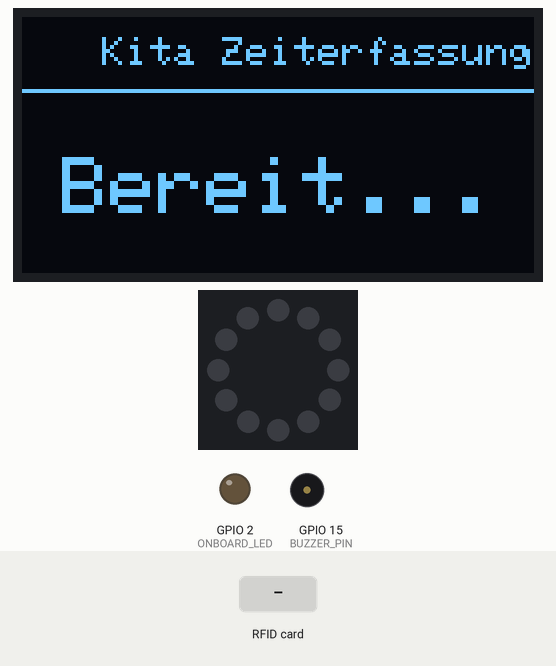
This sketch was run on a simulated ESP32-C6. Parts: 128×64 one-colour display, 12 RGB LEDs in a ring, first at the top, clockwise, output pins drawn as LEDs (lit = HIGH), buzzer (waves = sounding, pin HIGH). The inputs (shaded band) are chosen by the test bench. Dim RGB values are drawn brighter than linear; WiFi joins after 1.5 s; servers stay silent unless stated; uploads are accepted with an empty reply; what the sketch prints to the serial monitor is not drawn.

Above: at 3.7 s.
3.8 s: RFID card 8F CA 39 1F held to the reader
At 4.5 s:
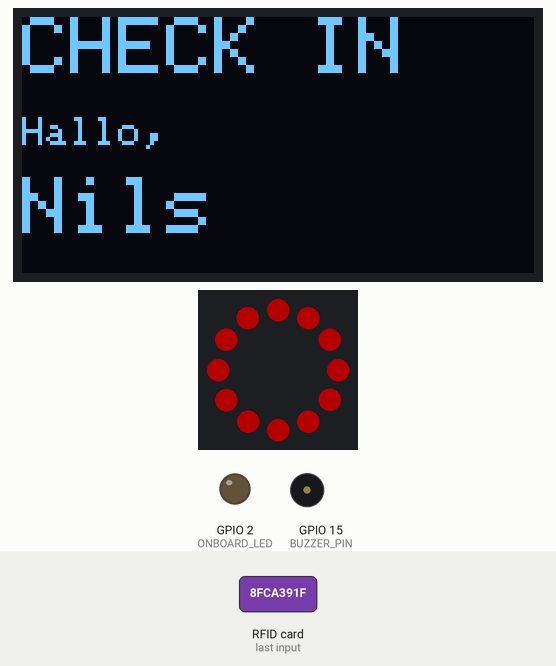
6.4 s: RFID card 16 38 04 7A 74 BC 3D held to the reader
At 7.7 s:
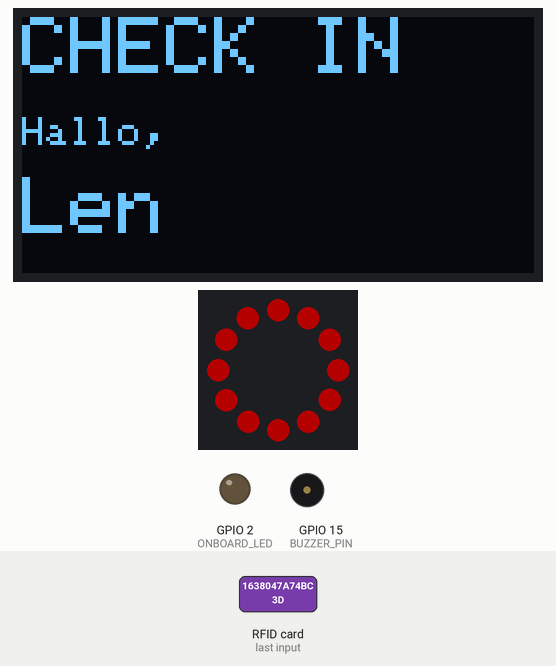
8.5 s: RFID card 04 A3 BD 1F 21 02 89 held to the reader
At 10.8 s:
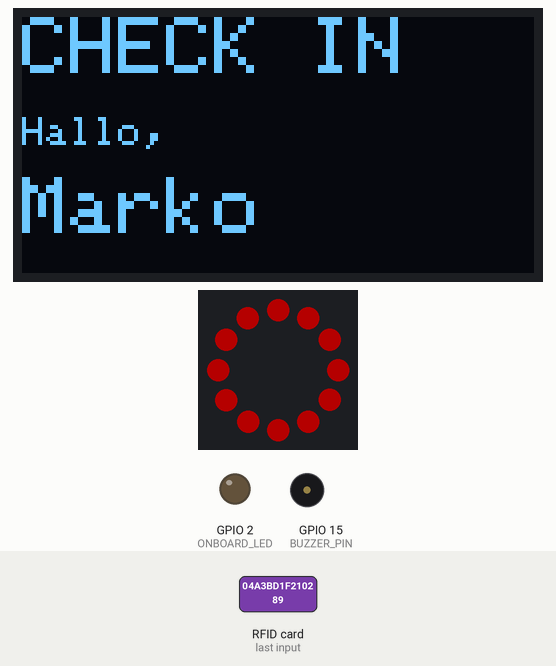
11.5 s: RFID card 5E 7A 19 C4 held to the reader
At 13.9 s:
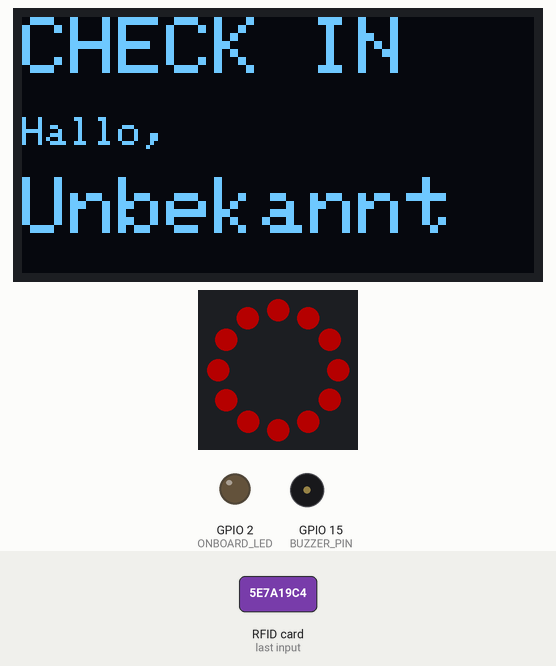
14.5 s: RFID card 8F CA 39 1F held to the reader
At 17.2 s:
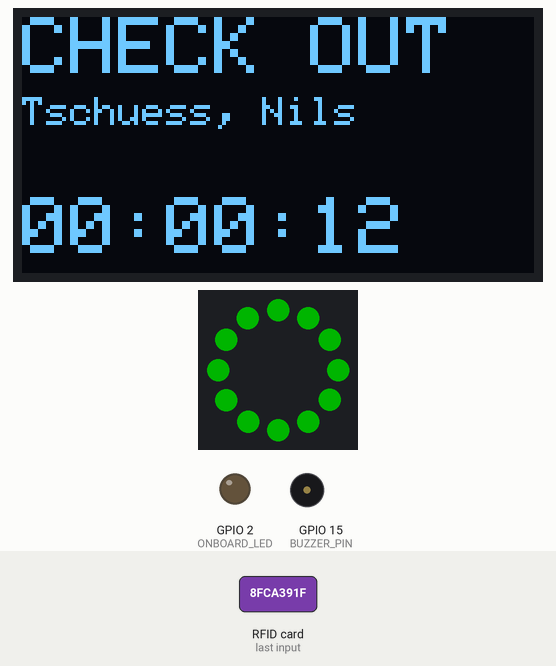
20.5 s: RFID card 16 38 04 7A 74 BC 3D held to the reader
At 23.3 s:
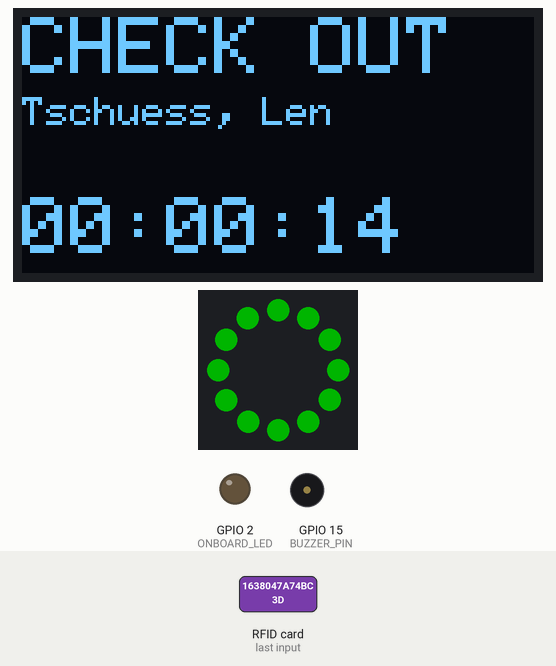
Timing chart, 0 to 24.5 s (numbered marks = the images above; inputs shaded):
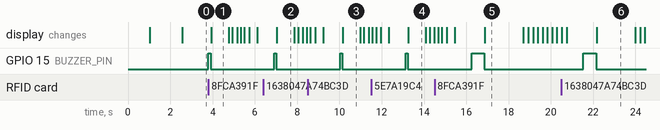

Measured:
- after the input at 3.8 s, GPIO 15 (BUZZER_PIN): LOW → HIGH at once, → LOW 0.10 s later; the display: changes after 0.13 s (image 1)
- after the input at 6.4 s, GPIO 15 (BUZZER_PIN): LOW → HIGH after 0.52 s, → LOW 0.10 s later; the display: changes after 0.64 s (image 2)
- after the input at 8.5 s, GPIO 15 (BUZZER_PIN): LOW → HIGH after 1.5 s, → LOW 0.10 s later; the display: first differs from a run without the input after 1.7 s (image 3)
- after the input at 11.5 s, GPIO 15 (BUZZER_PIN): LOW → HIGH after 1.6 s, → LOW 0.10 s later; the display: first differs from a run without the input after 1.8 s (image 4)
- after the input at 14.5 s, GPIO 15 (BUZZER_PIN): LOW → HIGH after 1.8 s, → LOW 0.60 s later; the display: first differs from a run without the input after 2.4 s (image 5)
- after the input at 20.5 s, GPIO 15 (BUZZER_PIN): LOW → HIGH after 1.0 s, → LOW 0.60 s later; the display: first differs from a run without the input after 1.7 s (image 6)
- what the display in image 1 shows lasts 0.9 s, from 3.9 s to 4.8 s

The sketch:

esp32_zeiterfassung.ino
```cpp
/*
 * ClockedIn – Kita Zeiterfassung (ESP32-C6 + PN532 + OLED + NeoPixel)
 * Sendet Check-In/Check-Out an: https://im4.nkstudios.ch/api/load.php
 *
 * In phpMyAdmin / newuser.html: users.card_id = UID unten (Großbuchstaben).
 * Optional auf dem Server: SetEnv DEVICE_API_KEY "..." + Header X-Device-Key unten.
 */

#include <Wire.h>
#include <Adafruit_PN532.h>
#include <Adafruit_GFX.h>
#include <Adafruit_SSD1306.h>
#include <Adafruit_NeoPixel.h>
#include <WiFi.h>
#include <WiFiClientSecure.h>
#include <HTTPClient.h>
#include <Arduino_JSON.h>

// ── WLAN & Server ─────────────────────────────────────────────
const char* WLAN_SSID     = "tinkergarden";
const char* WLAN_PASSWORT = "strenggeheim";

// Muss mit deinem FTP-Deploy übereinstimmen (api/load.php im Projekt)
const char* SERVER_URL = "https://im4.nkstudios.ch/api/load.php";

// Leer lassen wenn DEVICE_API_KEY auf dem Server nicht gesetzt ist
const char* DEVICE_API_KEY = "";

bool isWlanConnected = false;

// ── Mitarbeiter: UID (NFC) → Anzeigename ──────────────────────
// card_id in MySQL muss exakt diese UID sein (Großbuchstaben)
struct BekannterMitarbeiter {
  const char* uid;
  const char* name;
};

BekannterMitarbeiter mitarbeiterListe[] = {
  {"8FCA391F",       "Nils"},
  {"1638047A74BC3D", "Len"},
  {"04A3BD1F210289", "Marko"},
  {"0453E522210289", "Bomboraas"},
};
const int ANZAHL_MITARBEITER = 4;

// ── Pins (ESP32-C6) ───────────────────────────────────────────
#define PN532_SDA      21
#define PN532_SCL      22
#define LED_RING_PIN   10
#define LED_RING_COUNT 12
#define ONBOARD_LED     2
#define BUZZER_PIN     15

#define SCREEN_WIDTH  128
#define SCREEN_HEIGHT 64

TwoWire I2C_DISPLAY = TwoWire(1);
Adafruit_SSD1306 display(SCREEN_WIDTH, SCREEN_HEIGHT, &I2C_DISPLAY, -1);

TwoWire I2C_NFC = TwoWire(0);
Adafruit_PN532 nfc(PN532_SDA, PN532_SCL, &I2C_NFC);

Adafruit_NeoPixel ring(LED_RING_COUNT, LED_RING_PIN, NEO_GRB + NEO_KHZ800);

// ── Lokale Check-In-State (Display / Dauer bis Checkout) ─────
struct CardRecord {
  String uid;
  unsigned long checkInTime;
  bool checkedIn;
};

const int MAX_CARDS = 20;
CardRecord cards[MAX_CARDS];
int cardCount = 0;

WiFiClientSecure wifiTLS;

// ── Hilfsfunktionen ───────────────────────────────────────────
String bytesToUID(uint8_t* uid, uint8_t uidLength) {
  String result = "";
  for (uint8_t i = 0; i < uidLength; i++) {
    if (uid[i] < 0x10) result += "0";
    result += String(uid[i], HEX);
  }
  result.toUpperCase();
  return result;
}

String getNameZurUID(const String& uid) {
  for (int i = 0; i < ANZAHL_MITARBEITER; i++) {
    if (uid.equalsIgnoreCase(mitarbeiterListe[i].uid)) {
      return String(mitarbeiterListe[i].name);
    }
  }
  return "Unbekannt";
}

String formatMillis(unsigned long ms) {
  unsigned long totalSec = ms / 1000;
  unsigned long h = totalSec / 3600;
  unsigned long m = (totalSec % 3600) / 60;
  unsigned long s = totalSec % 60;
  char buf[12];
  snprintf(buf, sizeof(buf), "%02lu:%02lu:%02lu", h, m, s);
  return String(buf);
}

CardRecord* findCard(const String& uid) {
  for (int i = 0; i < cardCount; i++) {
    if (cards[i].uid == uid) return &cards[i];
  }
  return nullptr;
}

void connectWiFi() {
  Serial.printf("\nVerbinde mit WLAN %s ...\n", WLAN_SSID);
  WiFi.mode(WIFI_STA);
  WiFi.begin(WLAN_SSID, WLAN_PASSWORT);

  int attempts = 0;
  while (WiFi.status() != WL_CONNECTED && attempts < 40) {
    delay(500);
    Serial.print(".");
    attempts++;
  }

  if (WiFi.status() == WL_CONNECTED) {
    Serial.printf("\nWiFi OK – IP: %s\n", WiFi.localIP().toString().c_str());
    isWlanConnected = true;
  } else {
    Serial.println("\nWLAN fehlgeschlagen.");
    isWlanConnected = false;
  }
}

bool checkWLAN() {
  if (WiFi.status() != WL_CONNECTED) {
    if (isWlanConnected) {
      Serial.println("WLAN weg – Reconnect...");
      isWlanConnected = false;
    }
    connectWiFi();
    return WiFi.status() == WL_CONNECTED;
  }
  return true;
}

// ── Server: api/load.php ──────────────────────────────────────
bool datenAnServerSenden(const String& name, const String& uid, const String& aktion, unsigned long dauerSek) {
  if (!checkWLAN()) {
    Serial.println("Kein WLAN – nicht gesendet.");
    return false;
  }

  JSONVar payload;
  payload["mitarbeiter"]      = name;
  payload["uid"]              = uid;
  payload["aktion"]           = aktion;
  payload["dauer_sekunden"]   = (int)dauerSek;

  String jsonString = JSON.stringify(payload);
  Serial.println("POST " + String(SERVER_URL));
  Serial.println(jsonString);

  HTTPClient http;
  if (!http.begin(wifiTLS, SERVER_URL)) {
    Serial.println("http.begin fehlgeschlagen.");
    return false;
  }

  http.addHeader("Content-Type", "application/json");
  if (strlen(DEVICE_API_KEY) > 0) {
    http.addHeader("X-Device-Key", DEVICE_API_KEY);
  }

  int code = http.POST(jsonString);
  String response = http.getString();
  http.end();

  Serial.printf("HTTP %d\n", code);
  if (response.length() > 0) {
    Serial.println("Antwort: " + response);
  }

  return (code >= 200 && code < 300);
}

// ── LED ───────────────────────────────────────────────────────
void setRingColor(uint32_t color) {
  for (int i = 0; i < LED_RING_COUNT; i++) {
    ring.setPixelColor(i, color);
  }
  ring.show();
}

// ── Display / Daumenkino ──────────────────────────────────────
void drawHeart(int x, int y, int size) {
  display.fillCircle(x - size, y - size, size, SSD1306_WHITE);
  display.fillCircle(x + size, y - size, size, SSD1306_WHITE);
  display.fillTriangle(x - size * 2, y - size + 1, x + size * 2, y - size + 1, x, y + size * 2, SSD1306_WHITE);
}

void drawWavingGuy(int frame) {
  display.fillCircle(64, 20, 8, SSD1306_WHITE);
  display.drawLine(64, 28, 64, 48, SSD1306_WHITE);
  display.drawLine(64, 32, 50, 42, SSD1306_WHITE);
  display.drawLine(64, 48, 54, 63, SSD1306_WHITE);
  display.drawLine(64, 48, 74, 63, SSD1306_WHITE);
  if (frame == 0) {
    display.drawLine(64, 32, 80, 22, SSD1306_WHITE);
  } else {
    display.drawLine(64, 32, 82, 34, SSD1306_WHITE);
  }
}

void showCheckIn(const String& name) {
  display.clearDisplay();
  display.setTextSize(2);
  display.setTextColor(SSD1306_WHITE);
  display.setCursor(0, 0);
  display.println("CHECK IN");
  display.setTextSize(1);
  display.setCursor(0, 25);
  display.println("Hallo,");
  display.setTextSize(2);
  display.setCursor(0, 40);
  display.println(name);
  display.display();
  delay(800);

  for (int i = 0; i < 2; i++) {
    display.clearDisplay();
    drawHeart(64, 30, 8);
    display.display();
    delay(150);
    display.clearDisplay();
    drawHeart(64, 30, 14);
    display.display();
    delay(200);
    display.clearDisplay();
    drawHeart(64, 30, 6);
    display.display();
    delay(150);
  }
}

void showCheckOut(const String& name, unsigned long duration) {
  display.clearDisplay();
  display.setTextSize(2);
  display.setTextColor(SSD1306_WHITE);
  display.setCursor(0, 0);
  display.println("CHECK OUT");
  display.setTextSize(1);
  display.setCursor(0, 20);
  display.println("Tschuess, " + name);
  display.setCursor(0, 45);
  display.setTextSize(2);
  display.println(formatMillis(duration));
  display.display();
  delay(1800);

  for (int i = 0; i < 4; i++) {
    display.clearDisplay();
    drawWavingGuy(0);
    display.display();
    delay(200);
    display.clearDisplay();
    drawWavingGuy(1);
    display.display();
    delay(200);
  }
  display.clearDisplay();
  display.display();
}

void showReady() {
  display.clearDisplay();
  display.setTextSize(1);
  display.setTextColor(SSD1306_WHITE);
  display.setCursor(20, 5);
  display.println("Kita Zeiterfassung");
  display.drawLine(0, 18, 127, 18, SSD1306_WHITE);
  display.setTextSize(2);
  display.setCursor(10, 35);
  display.println("Bereit...");
  display.display();
}

void piepKurz() {
  digitalWrite(BUZZER_PIN, HIGH);
  delay(100);
  digitalWrite(BUZZER_PIN, LOW);
}

void piepLang() {
  digitalWrite(BUZZER_PIN, HIGH);
  delay(600);
  digitalWrite(BUZZER_PIN, LOW);
}

// ── Setup ─────────────────────────────────────────────────────
void setup() {
  Serial.begin(115200);
  delay(1000);

  pinMode(ONBOARD_LED, OUTPUT);
  pinMode(BUZZER_PIN, OUTPUT);
  digitalWrite(BUZZER_PIN, LOW);

  // HTTPS ohne Zertifikat-Setup (für Schulprojekt / Infomaniak)
  wifiTLS.setInsecure();

  I2C_DISPLAY.begin(6, 7);
  if (!display.begin(SSD1306_SWITCHCAPVCC, 0x3C)) {
    Serial.println("OLED fehlt!");
    while (true) { delay(1000); }
  }

  connectWiFi();

  ring.begin();
  ring.setBrightness(80);
  ring.show();

  I2C_NFC.begin(PN532_SDA, PN532_SCL);
  nfc.begin();
  if (!nfc.getFirmwareVersion()) {
    Serial.println("PN532 nicht gefunden!");
  } else {
    nfc.SAMConfig();
  }

  showReady();
  Serial.println("Bereit – Karte scannen.");
}

// ── Loop ──────────────────────────────────────────────────────
void loop() {
  checkWLAN();

  uint8_t uid[7];
  uint8_t uidLength;

  if (!nfc.readPassiveTargetID(PN532_MIFARE_ISO14443A, uid, &uidLength, 100)) {
    return;
  }

  String uidStr = bytesToUID(uid, uidLength);
  String mitarbeiterName = getNameZurUID(uidStr);

  Serial.println("\n--- Scan ---");
  Serial.println("UID:  " + uidStr);
  Serial.println("Name: " + mitarbeiterName);

  CardRecord* rec = findCard(uidStr);

  if (rec == nullptr || !rec->checkedIn) {
    // CHECK IN
    if (rec == nullptr) {
      if (cardCount < MAX_CARDS) {
        cards[cardCount] = {uidStr, millis(), true};
        rec = &cards[cardCount];
        cardCount++;
      }
    } else {
      rec->checkInTime = millis();
      rec->checkedIn = true;
    }

    piepKurz();
    setRingColor(ring.Color(200, 0, 0));
    showCheckIn(mitarbeiterName);

    datenAnServerSenden(mitarbeiterName, uidStr, "Check-In", 0);

    setRingColor(0);
    showReady();
  } else {
    // CHECK OUT
    unsigned long duration = millis() - rec->checkInTime;
    rec->checkedIn = false;
    unsigned long dauerSek = duration / 1000;

    piepLang();
    setRingColor(ring.Color(0, 200, 0));
    showCheckOut(mitarbeiterName, duration);

    datenAnServerSenden(mitarbeiterName, uidStr, "Check-Out", dauerSek);

    setRingColor(0);
    showReady();
  }

  delay(800);
}
```
